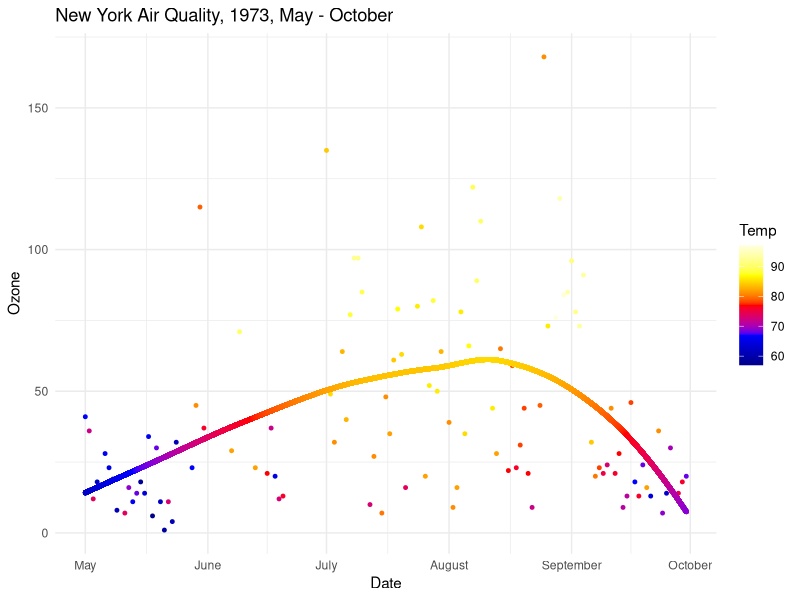

This figure's R source:
library(ggplot2)
library(dplyr)
library(lubridate)
aqdata <- airquality %>%
  mutate(
    unified_date = make_date(year = 1973, month = Month, day = Day),
    num_date = as.numeric(unified_date)
  ) %>%
  filter(!is.na(Ozone) & !is.na(Temp) & !is.na(unified_date))
grid_seq <- data.frame(
  unified_date = seq(min(aqdata$unified_date), max(aqdata$unified_date), length.out = 100000)
) %>%
  mutate(num_date = as.numeric(unified_date))
model_ozone_loess <- loess(Ozone ~ num_date, data = aqdata, span = 0.75)
model_temp_loess  <- loess(Temp ~ num_date, data = aqdata, span = 0.75)
predicted_data_loess <- grid_seq %>%
  mutate(
    Ozone = predict(model_ozone_loess, newdata = grid_seq),
    Temp = predict(model_temp_loess, newdata = grid_seq)
  )
ggplot() +
  geom_point(data = aqdata, aes(x = unified_date, y = Ozone, color = Temp), 
             size = 1, alpha = 1.0) +
  geom_point(data = predicted_data_loess, aes(x = unified_date, y = Ozone, color = Temp), 
            , alpha = 1.0, size = 1) + 
  scale_color_gradientn(colours = c("darkblue", "blue", "red", "yellow", "lightyellow")) +
  scale_x_date(date_breaks = "1 month", date_labels = "%B", expand = c(0.05, 0)) + 
  labs(
    title = "New York Air Quality, 1973, May - October",
    y = "Ozone", 
    x = "Date"
  ) +
  theme_minimal()
